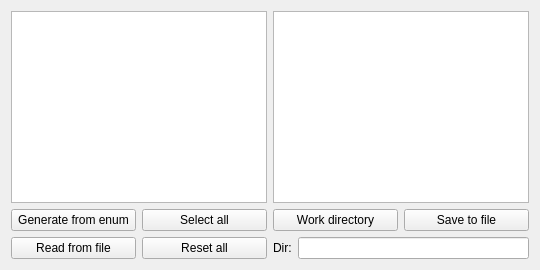
      <widget class="QWidget" name="tab">
       <attribute name="title">
        <string>Samples alias</string>
       </attribute>
       <layout class="QGridLayout" name="gridLayout_53">
        <item row="0" column="0">
         <layout class="QVBoxLayout" name="verticalLayout_52">
          <item>
           <widget class="QListWidget" name="listWidget_sampleNum"/>
          </item>
          <item>
           <layout class="QGridLayout" name="gridLayout_52">
            <item row="0" column="0">
             <widget class="QPushButton" name="pushButton_genFromEnumSample">
              <property name="text">
               <string>Generate from enum</string>
              </property>
             </widget>
            </item>
            <item row="0" column="1">
             <widget class="QPushButton" name="pushButton_selectAllSample">
              <property name="text">
               <string>Select all</string>
              </property>
             </widget>
            </item>
            <item row="1" column="0">
             <widget class="QPushButton" name="pushButton_readSampleFromFile">
              <property name="text">
               <string>Read from file</string>
              </property>
             </widget>
            </item>
            <item row="1" column="1">
             <widget class="QPushButton" name="pushButton_resetAllSample">
              <property name="text">
               <string>Reset all</string>
              </property>
             </widget>
            </item>
           </layout>
          </item>
         </layout>
        </item>
        <item row="0" column="1">
         <layout class="QVBoxLayout" name="verticalLayout_53">
          <item>
           <widget class="QTextEdit" name="textEdit_selectedSampleNum"/>
          </item>
          <item>
           <layout class="QVBoxLayout" name="verticalLayout_51">
            <item>
             <layout class="QHBoxLayout" name="horizontalLayout_41">
              <item>
               <widget class="QPushButton" name="pushButton_workDirSample">
                <property name="text">
                 <string>Work directory</string>
                </property>
               </widget>
              </item>
              <item>
               <widget class="QPushButton" name="pushButton_saveSampleToFile">
                <property name="text">
                 <string>Save to file</string>
                </property>
               </widget>
              </item>
             </layout>
            </item>
            <item>
             <layout class="QFormLayout" name="formLayout_21">
              <item row="0" column="0">
               <widget class="QLabel" name="label_dirSample">
                <property name="text">
                 <string>Dir:</string>
                </property>
               </widget>
              </item>
              <item row="0" column="1">
               <widget class="QLineEdit" name="lineEdit_workDirSample"/>
              </item>
             </layout>
            </item>
           </layout>
          </item>
         </layout>
        </item>
       </layout>
      </widget>
